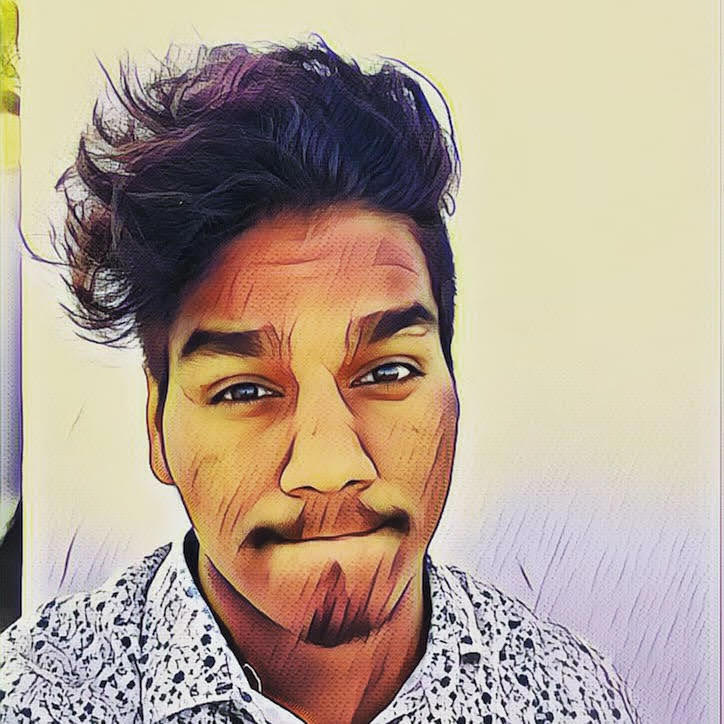
#> input picture Open-CV_Basics/Seamless Cloning/pa.jpg, 724 x 724 px
$ python seamless_cloning_normal.py
#> lines starting #> are read from the running program, lines starting #| are printed output that depends on the picture
import cv2
import numpy as np
import matplotlib.pyplot as plt

#Let's add the Source image (the image we will clone into the new image)
src = cv2.imread('pa.jpg')
#> src is the input picture: shape (724, 724, 3); mean B, G, R 148.1, 164.2, 181

#let's add the Destination image (the image which the source image be cloned into)
dst = cv2.imread('mon.jpg')
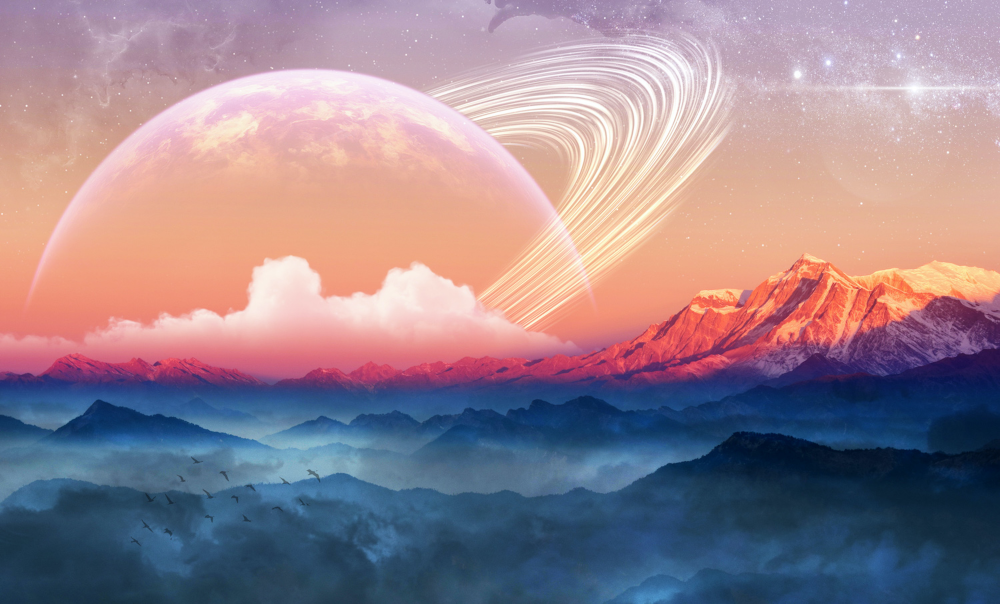
#> input picture Open-CV_Basics/Seamless Cloning/mon.jpg, 3000 x 1812 px (shown at 1/3 size)
#> dst is the input picture: shape (1812, 3000, 3); mean B, G, R 142.7, 131.4, 150.9

# Create a rough mask around the src image
src_mask =255* np.ones(src.shape, src.dtype)
#poly = np.array([ [4,80], [30,54], [151,63], [254,37], [298,90], [272,134], [43,122] ], np.int32)*8
#src_mask = cv2.fillPoly(src_mask, [poly], (255, 255, 255))

width, height, channels = dst.shape
#> width = 1812; height = 3000; channels = 3
# This is where the center of the source image is kept
center = (746 ,720)

#clone seamlessly
output = cv2.seamlessClone(src, dst, src_mask, center, cv2.MIXED_CLONE)
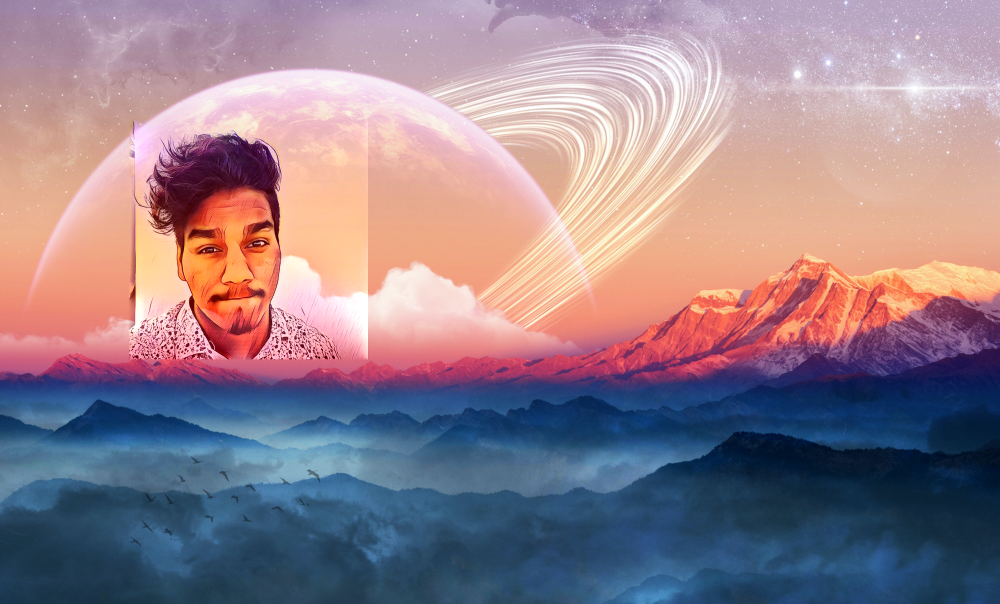
#> output: shape (1812, 3000, 3) (shown at 1/3 size); mean B, G, R 140.5, 128.7, 149

cv2.imwrite('out.png',output)

plt.imshow(output[:,:,::-1])
plt.show()
